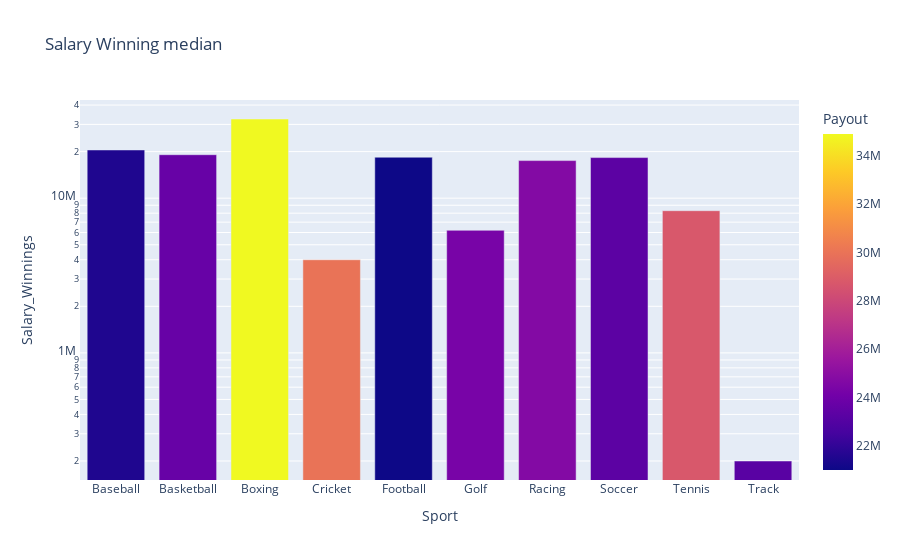

The code cell stored with this chart in its notebook:
### Code cell
plt.figure(figsize=(10,5))
fig = px.bar(df,x=df.index,y='Salary_Winnings',color ='Payout',log_y=True,title="Salary Winning median")
fig.show()

### Figure 1 — Plotly figure (JSON) as saved in the notebook; plotly's stock layout.template omitted (floating-point values rounded to 4 significant figures)
{"data": [{"alignmentgroup": "True", "hovertemplate": "Sport=%{x}<br>Salary_Winnings=%{y}<br>Payout=%{marker.color}<extra></extra>", "legendgroup": "", "marker": {"color": [21500000, 23700000, 34900000, 30000000, 21000000, 24300000, 24700000, 23300000, 28750000, 23200000], "coloraxis": "coloraxis", "pattern": {"shape": ""}}, "name": "", "offsetgroup": "", "orientation": "v", "showlegend": false, "textposition": "auto", "type": "bar", "x": ["Baseball", "Basketball", "Boxing", "Cricket", "Football", "Golf", "Racing", "Soccer", "Tennis", "Track"], "xaxis": "x", "y": [20500000, 19100000, 32500000, 4000000, 18400000, 6200000, 17500000, 18300000, 8300000, 200000], "yaxis": "y"}], "layout": {"barmode": "relative", "coloraxis": {"colorbar": {"title": {"text": "Payout"}}, "colorscale": [[0, "#0d0887"], [0.1111, "#46039f"], [0.2222, "#7201a8"], [0.3333, "#9c179e"], [0.4444, "#bd3786"], [0.5556, "#d8576b"], [0.6667, "#ed7953"], [0.7778, "#fb9f3a"], [0.8889, "#fdca26"], [1, "#f0f921"]]}, "legend": {"tracegroupgap": 0}, "title": {"text": "Salary Winning median"}, "xaxis": {"anchor": "y", "domain": [0, 1], "title": {"text": "Sport"}}, "yaxis": {"anchor": "x", "domain": [0, 1], "title": {"text": "Salary_Winnings"}, "type": "log"}}}
